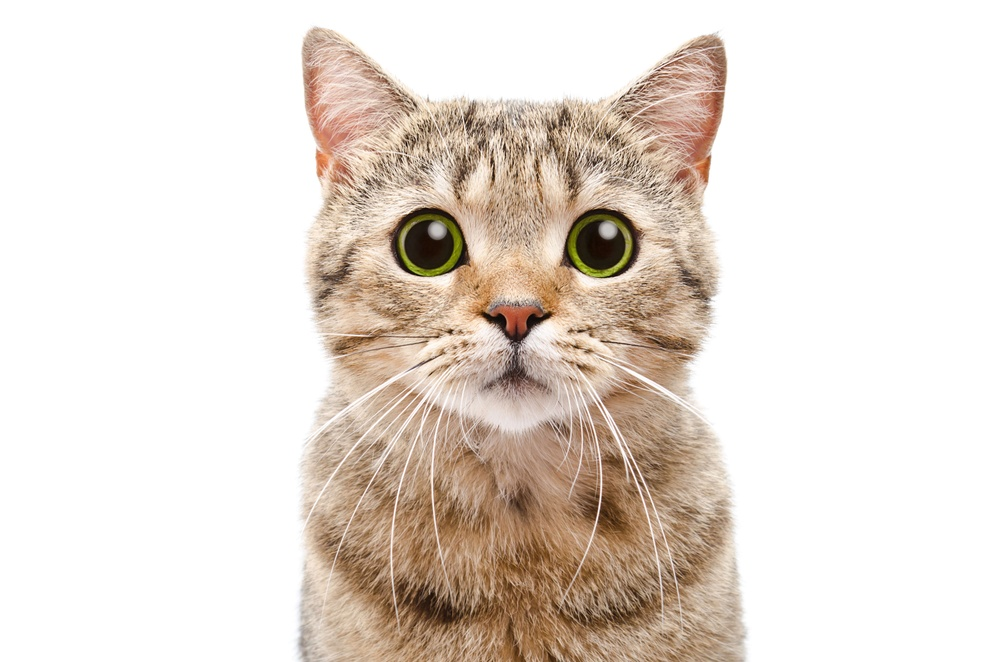
#> input picture cat.jpg, 1000 x 662 px, shrunk from 4106 x 2720 before the run
$ python 15_3.py
#> lines starting #> are read from the running program, lines starting #| are printed output that depends on the picture; after the words box and inside, x2 and y2 are one past the last pixel; in counts of white or black regions, pixels touching at a corner belong together
import cv2
import numpy as np
from matplotlib import pyplot as plt

img = cv2.imread('./../../cat.jpg', 0)
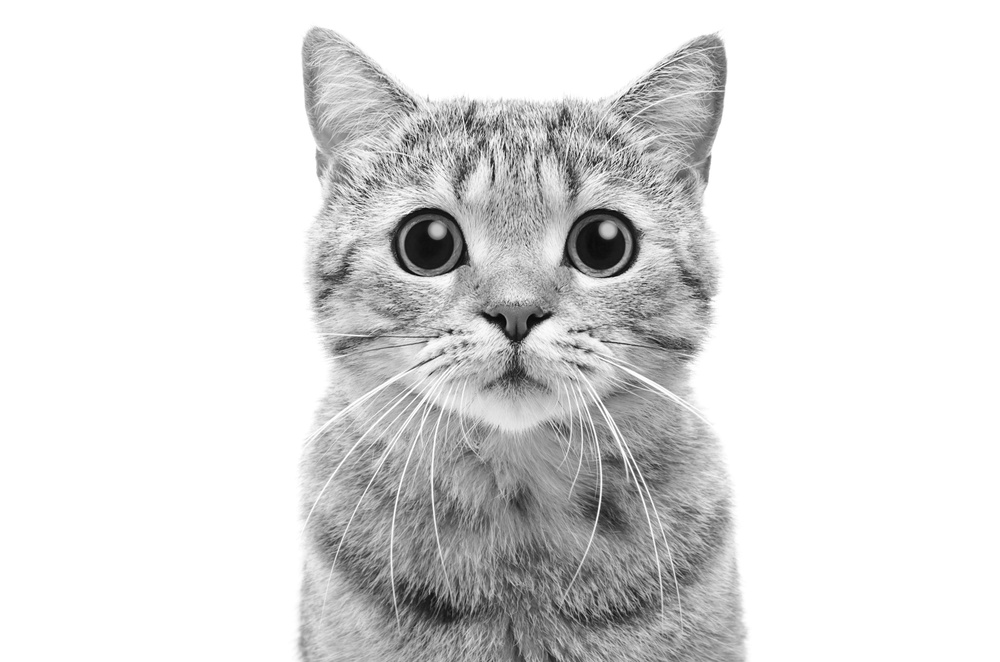
#> img: shape (662, 1000); min 6, max 255, mean 221.2
# global thresholding
ret1, th1 = cv2.threshold(img, 127, 255, cv2.THRESH_BINARY)
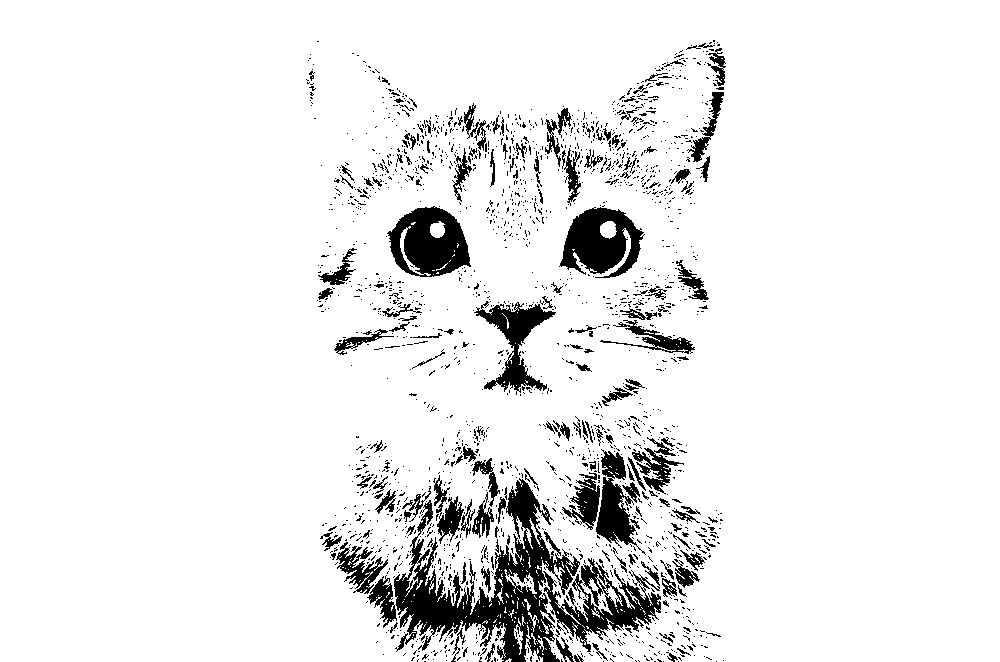
#> th1: shape (662, 1000); 92.2% white; 2021 black regions (1849 under 20 px), largest, box (x1, y1, x2, y2) and area: (394, 478, 661, 662) 15444, (387, 206, 471, 277) 3862, (559, 207, 645, 278) 3687
# Otsu's thresholding
ret2, th2 = cv2.threshold(img, 0, 255, cv2.THRESH_BINARY+cv2.THRESH_OTSU)
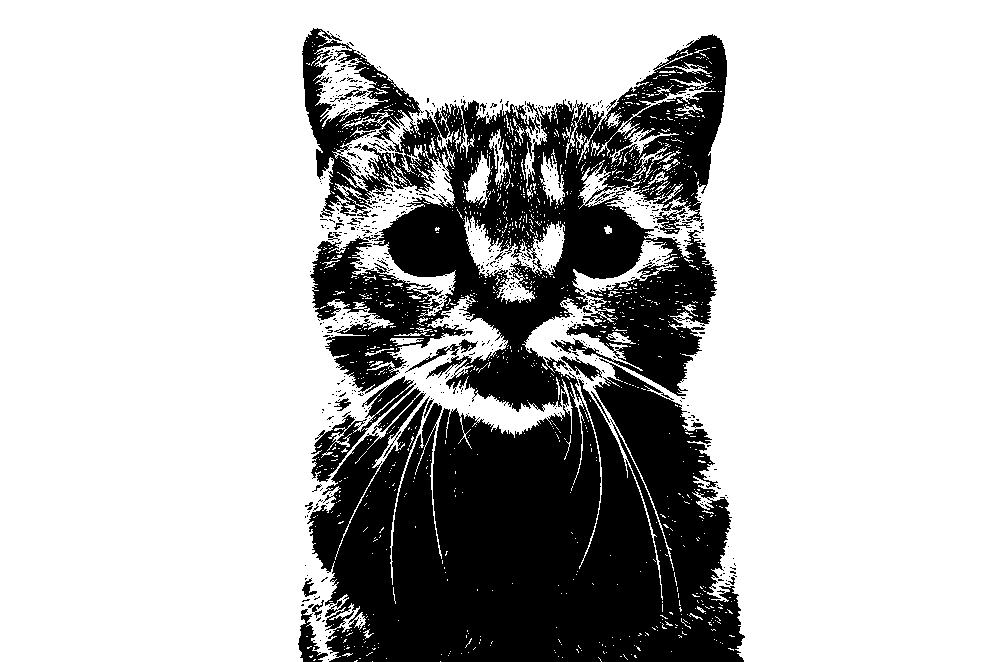
#> th2: shape (662, 1000); 73% white; 612 black regions (584 under 20 px), largest, box (x1, y1, x2, y2) and area: (302, 28, 745, 662) 171938, (311, 376, 416, 482) 2407, (298, 609, 328, 662) 659
#> ret2 = 196
# Otsu's thresholding after Gaussian filtering
# (9,9)为高斯核的大小，8 為标准差
blur = cv2.GaussianBlur(img, (9, 9), 8)
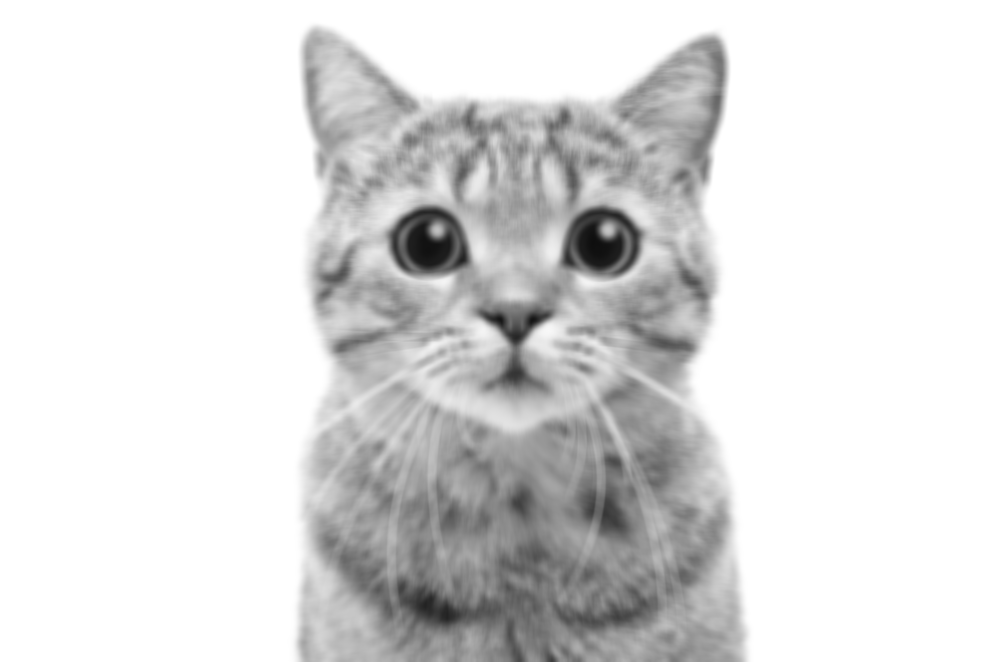
#> blur: shape (662, 1000); min 14, max 255, mean 221.2
# Otsu 的阈值一定要设为 0！
ret3, th3 = cv2.threshold(blur, 0, 255, cv2.THRESH_BINARY + cv2.THRESH_OTSU)
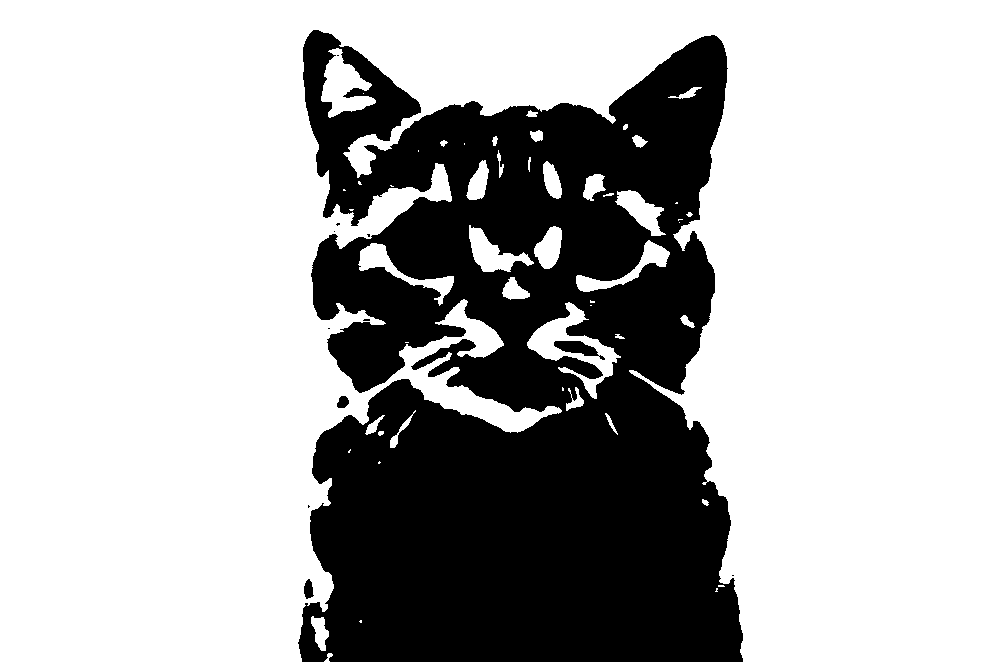
#> th3: shape (662, 1000); 69.6% white; 12 black regions (8 under 20 px), largest, box (x1, y1, x2, y2) and area: (298, 30, 743, 662) 200370, (554, 341, 605, 360) 448, (304, 579, 314, 599) 140, (337, 396, 349, 408) 110
#> ret3 = 201
# plot all the images and their histograms
images = [img, 0, th1, img, 0, th2, blur, 0, th3]
titles = ['Original Noisy Image', 'Histogram', 'Global Thresholding (v=127)', 'Original Noisy Image',
          'Histogram', "Otsu's Thresholding", 'Gaussian filtered Image', 'Histogram', "Otsu's Thresholding"]
# 这里使用了 pyplot 中画直方图的方法，plt.hist, 要注意的是它的参数是一维数组
# 所以这里使用了（numpy）ravel 方法，将多维数组转换成一维，也可以使用 flatten 方法
# ndarray.flat 1-D iterator over an array.
# ndarray.flatten 1-D array copy of the elements of an array in row-major order
for i in range(3):
    plt.subplot(3, 3, i*3+1), plt.imshow(images[i*3], 'gray')
    plt.title(titles[i*3]), plt.xticks([]), plt.yticks([])
    plt.subplot(3, 3, i*3+2), plt.hist(images[i*3].ravel(), 256)
    plt.title(titles[i*3+1]), plt.xticks([]), plt.yticks([])
    plt.subplot(3, 3, i*3+3), plt.imshow(images[i*3+2], 'gray')
    plt.title(titles[i*3+2]), plt.xticks([]), plt.yticks([])
plt.show()
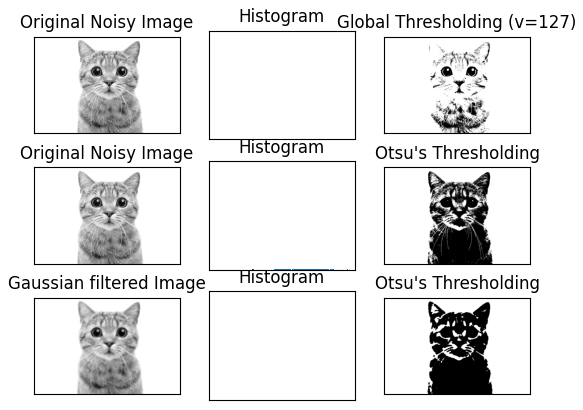
#> figure drawn by matplotlib, 9 panels
